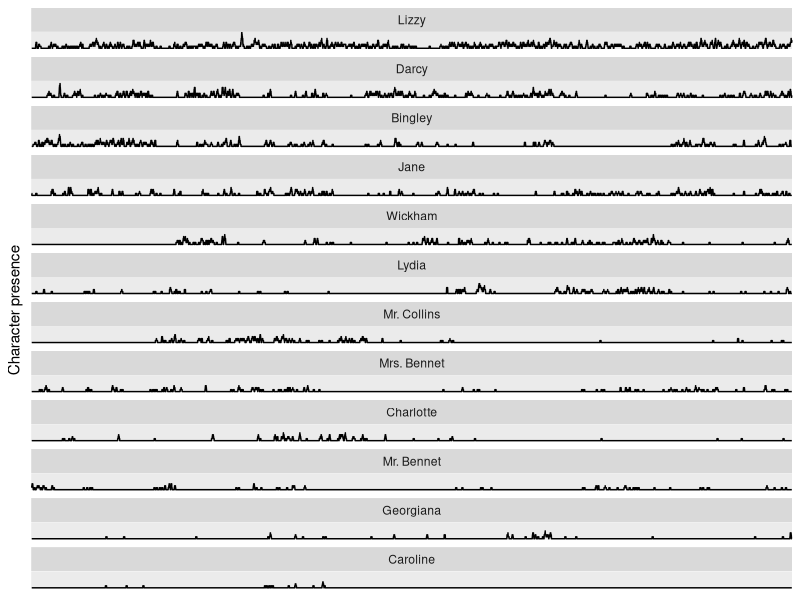

Here is the R script that generated this plot:
## ---- chunk 1
knitr::opts_chunk$set(message = FALSE, warning = FALSE)
library(ggplot2)
library(dplyr)
library(tidyr)
library(tidytext)
library(janeaustenr)
library(zoo)
library(tokenizers)
data("prideprejudice")

pp_df <- data_frame(text = prideprejudice) %>% 
  mutate(n = 1:n(),
         Darcy = ifelse(grepl("Darcy", text), 1, 0),
         Lizzy = ifelse(grepl("Lizzy|Elizabeth", text), 1, 0),
         Jane = ifelse(grepl("Jane", text), 1, 0),
         Lydia = ifelse(grepl("Lydia", text), 1, 0),
         Charlotte = ifelse(grepl("Charlotte", text), 1, 0),
         `Mr. Collins` = ifelse(grepl("Mr. Collins", text), 1, 0),
         Wickham = ifelse(grepl("Wickham", text), 1, 0),
         Georgiana = ifelse(grepl("Miss Darcy|Georgiana", text), 1, 0),
         Bingley = ifelse(grepl("Bingley", text), 1, 0),
         `Mr. Bennet` = ifelse(grepl("Mr. Bennet", text), 1, 0),
         `Mrs. Bennet` = ifelse(grepl("Mrs. Bennet", text), 1, 0),
         Caroline = ifelse(grepl("Caroline", text), 1, 0))

pp_g <- pp_df %>% 
  gather(character, present, -text, -n) %>% 
  group_by(character) %>% 
  mutate(n_sum = rollsum(present, 20, fill = NA),
         n_mean = rollmean(present, 20, fill = NA),
         n_mean200 = rollmean(present, 200, fill = NA))

pp_sum <- pp_g %>% 
  group_by(character) %>% 
  summarise(total = sum(present))

pp_g$character_sort <- factor(pp_g$character, levels = rev(pp_sum$character[order(pp_sum$total)]),
                              ordered = TRUE)
## ---- chunk 2
ggplot(pp_g, aes(x = n, y = n_mean, group = character)) + geom_line() +
  scale_x_continuous(expand = c(0, 0)) +
  facet_wrap(~character_sort, ncol = 1) +
  theme(panel.grid = element_blank(), axis.text = element_blank(),
        axis.ticks = element_blank(),
        axis.title.x = element_blank()) + ylab("Character presence")
  
